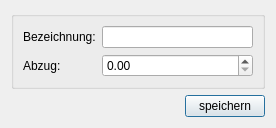
<?xml version="1.0" encoding="UTF-8"?>
<ui version="4.0">
 <class>Db_Penalty_Dialog_Ui</class>
 <widget class="QDialog" name="Db_Penalty_Dialog_Ui">
  <property name="geometry">
   <rect>
    <x>0</x>
    <y>0</y>
    <width>276</width>
    <height>113</height>
   </rect>
  </property>
  <property name="windowTitle">
   <string>Dialog</string>
  </property>
  <layout class="QGridLayout" name="gridLayout">
   <item row="1" column="0">
    <widget class="QPushButton" name="but_save">
     <property name="sizePolicy">
      <sizepolicy hsizetype="Fixed" vsizetype="Fixed">
       <horstretch>0</horstretch>
       <verstretch>0</verstretch>
      </sizepolicy>
     </property>
     <property name="layoutDirection">
      <enum>Qt::RightToLeft</enum>
     </property>
     <property name="text">
      <string>speichern</string>
     </property>
    </widget>
   </item>
   <item row="0" column="0">
    <widget class="QGroupBox" name="groupBox">
     <property name="sizePolicy">
      <sizepolicy hsizetype="Expanding" vsizetype="Preferred">
       <horstretch>0</horstretch>
       <verstretch>0</verstretch>
      </sizepolicy>
     </property>
     <property name="title">
      <string/>
     </property>
     <layout class="QGridLayout" name="gridLayout_2">
      <item row="0" column="0">
       <widget class="QLabel" name="label">
        <property name="text">
         <string>Bezeichnung:</string>
        </property>
       </widget>
      </item>
      <item row="0" column="1">
       <widget class="QLineEdit" name="txt_name"/>
      </item>
      <item row="1" column="0">
       <widget class="QLabel" name="label_2">
        <property name="text">
         <string>Abzug:</string>
        </property>
       </widget>
      </item>
      <item row="1" column="1">
       <widget class="QDoubleSpinBox" name="dsb_abzug"/>
      </item>
     </layout>
    </widget>
   </item>
  </layout>
 </widget>
 <resources/>
 <connections/>
</ui>
